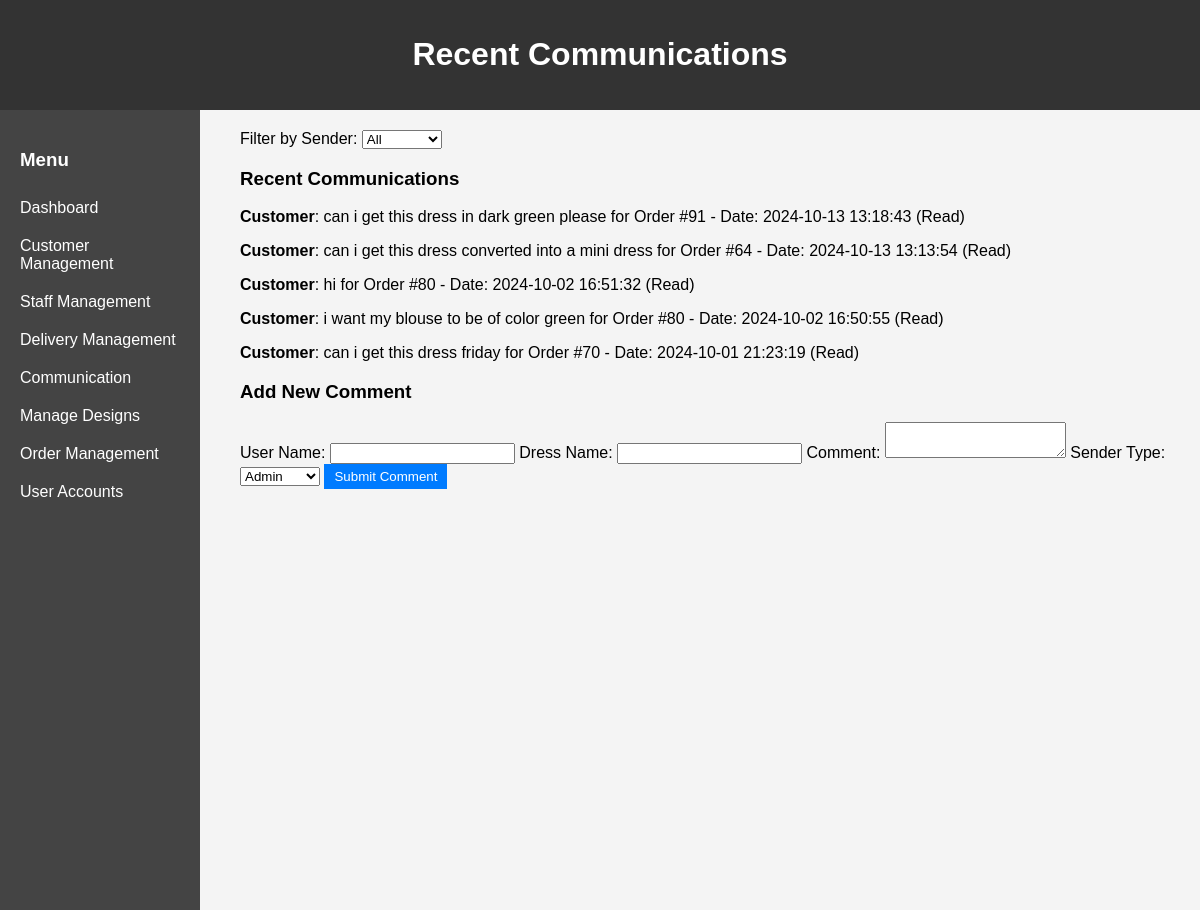
The app's page /admin/communication.php with its own data.
### tables this page shows
CREATE TABLE `comments` (
  `COMMENT_ID` int(11) NOT NULL,
  `USER_ID` int(11) NOT NULL,
  `ORDER_ID` int(11) DEFAULT NULL,
  `COMMENTS` text NOT NULL,
  `SENDER_TYPE` enum('ADMIN','CUSTOMER','STAFF') NOT NULL,
  `READ1` enum('SEND','ACCEPTED','REJECTED') NOT NULL DEFAULT 'SEND',
  `CREATED_AT` datetime NOT NULL DEFAULT current_timestamp()
);

### admin/communication.php (the view, shortened to what this page needs)
<?php
$conn = mysqli_connect("localhost", "root", "", "fashion");
$filter = isset($_GET['sender_type']) ? $_GET['sender_type'] : 'ALL';
if ($filter == 'ALL') {
    $sql = "SELECT COMMENT_ID, USER_ID, ORDER_ID, COMMENTS, SENDER_TYPE, READ1, CREATED_AT
            FROM comments
            ORDER BY CREATED_AT DESC";
} else {
    $sql = "SELECT COMMENT_ID, USER_ID, ORDER_ID, COMMENTS, SENDER_TYPE, READ1, CREATED_AT
            FROM comments
            WHERE SENDER_TYPE = '$filter'
            ORDER BY CREATED_AT DESC";
}
$result = mysqli_query($conn, $sql);
?>
<!DOCTYPE html>
<html lang="en">
<head>
    <link rel="stylesheet" href="admin.css">
</head>
<body>
    <div class="header">
        <h1>Recent Communications</h1>
    </div>
    <div class="admin-dashboard">
        <aside class="sidebar">
            <h3>Menu</h3>
            <a href="admindshbrd.html">Dashboard</a>
            <a href="customers.html">Customer Management</a>
            <a href="staff.html">Staff Management</a>
            <a href="delivery.html">Delivery Management</a>
            <a href="communications.php">Communication</a>
            <a href="manageDesign.html">Manage Designs</a>
            <a href="orderManage.html">Order Management</a>
            <a href="useracc.html">User Accounts</a>
        </aside>
        <main class="content">
            <form action="communications.php" method="GET">
                <label for="sender_type">Filter by Sender:</label>
                <select name="sender_type" id="sender_type" onchange="this.form.submit()">
                    <option value="ALL" <?php if($filter == 'ALL') echo 'selected'; ?>>All</option>
                </select>
            </form>
            <h3>Recent Communications</h3>
            <?php
            if ($result->num_rows > 0) {
                while ($row = $result->fetch_assoc()) {
                    echo "<p><strong>" . ucfirst(strtolower($row["SENDER_TYPE"])) . "</strong>: "
                         . $row["COMMENTS"] . " for Order #" . $row["ORDER_ID"]
                         . " - Date: " . $row["CREATED_AT"]
                         . ($row['READ1'] == 0 ? " <a href='?mark_as_read=" . $row['COMMENT_ID'] . "'>Mark as Read</a>" : " (Read)")
                         . "</p>";
                }
            } else {
                echo "<p>No communications found.</p>";
            }
            ?>
            <h3>Add New Comment</h3>
            <form action="communications.php" method="POST">
                <label for="user_name">User Name:</label>
                <input type="text" name="user_name" id="user_name" required>
                <label for="dress_name">Dress Name:</label>
                <input type="text" name="dress_name" id="dress_name" required>
                <label for="comments">Comment:</label>
                <textarea name="comments" id="comments" required></textarea>
                <label for="sender_type">Sender Type:</label>
                <select name="sender_type" id="sender_type" required>
                    <option value="ADMIN">Admin</option>
                </select>
                <button type="submit" name="add_comment">Submit Comment</button>
            </form>
        </main>
    </div>
</body>
</html>

### admin/admin.css (style rules this page uses)
body { font-family: Arial, sans-serif; background-color: #f4f4f4; margin: 0; padding: 0; }
.header { background-color: #333; color: #fff; padding: 15px; text-align: center; }
.sidebar { width: 200px; background-color: #444; color: #fff; height: 100vh; float: left; padding: 20px; box-sizing: border-box; }
.sidebar a { color: #fff; display: block; padding: 10px 0; text-decoration: none; }
.content { margin-left: 220px; padding: 20px; box-sizing: border-box; }
button { padding: 5px 10px; margin-right: 5px; border: none; background-color: #007bff; color: #fff; cursor: pointer; }

### records on screen
comments: SENDER_TYPE "Customer", COMMENTS "can i get this dress in dark green please", ORDER_ID "91", CREATED_AT "2024-10-13 13:18:43", READ1 "(Read)"
comments: SENDER_TYPE "Customer", COMMENTS "can i get this dress converted into a mini dress", ORDER_ID "64", CREATED_AT "2024-10-13 13:13:54", READ1 "(Read)"
comments: SENDER_TYPE "Customer", COMMENTS "hi", ORDER_ID "80", CREATED_AT "2024-10-02 16:51:32", READ1 "(Read)"
comments: SENDER_TYPE "Customer", COMMENTS "i want my blouse to be of color green", ORDER_ID "80", CREATED_AT "2024-10-02 16:50:55", READ1 "(Read)"
comments: SENDER_TYPE "Customer", COMMENTS "can i get this dress friday", ORDER_ID "70", CREATED_AT "2024-10-01 21:23:19", READ1 "(Read)"
